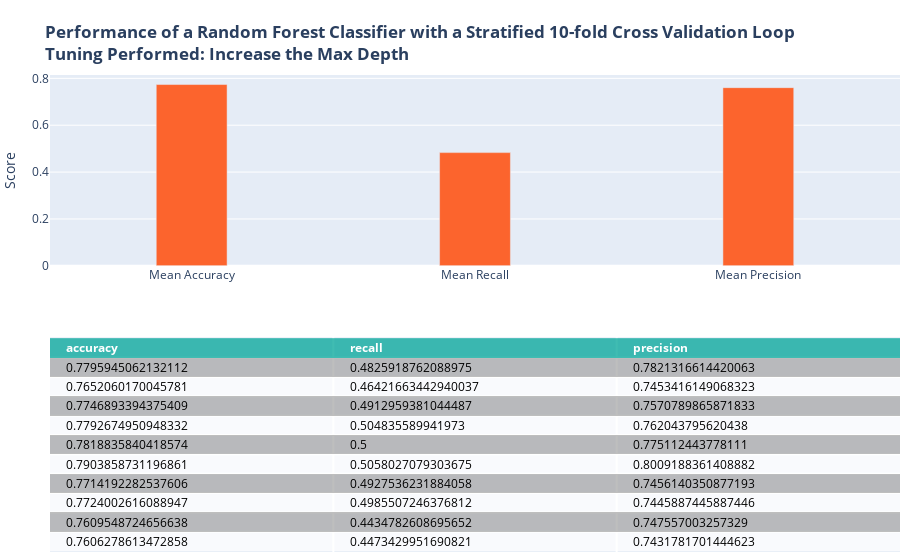

Notebook code for this chart:
### Code cell
## repeat adjusting tuning parameters to achieve better results
# increasing max depth (largely increases complexity), 
cellTitle = '<b>Performance of a Random Forest Classifier with a Stratified 10-fold Cross Validation Loop<br>Tuning Performed: Increase the Max Depth</b>'
rfcScore = []
rf_clf = RandomForestClassifier(max_depth=15, random_state=1024, n_jobs=-1)
for train,test in skf.split(X_mat,y):
    rf_clf.fit(X_mat[train],y.values.ravel()[train])
    y_hat = rf_clf.predict(X_mat[test])
    
    cm = confusion_matrix(y.loc[test],y_hat, labels=[1,0])
    rfcScore.append({'accuracy':(cm[0,0]+cm[1,1])/sum(cm.ravel()),
                'recall':cm[0,0]/(cm[0,0]+cm[0,1]),
                'precision':cm[0,0]/(cm[0,0]+cm[1,0])})
rfcScore = pd.DataFrame(rfcScore)
rfFig = plotMetrics(rfcScore, cellTitle)
rfFig.show()

### Figure 1 — Plotly figure (JSON) as saved in the notebook; plotly's stock layout.template omitted (floating-point values rounded to 4 significant figures)
{"data": [{"colorscale": [[0, "#00A699"], [0.5, "#a9a9a9"], [1, "#ffffff"]], "hoverinfo": "none", "opacity": 0.75, "showscale": false, "type": "heatmap", "z": [[0, 0, 0], [0.5, 0.5, 0.5], [1, 1, 1], [0.5, 0.5, 0.5], [1, 1, 1], [0.5, 0.5, 0.5], [1, 1, 1], [0.5, 0.5, 0.5], [1, 1, 1], [0.5, 0.5, 0.5], [1, 1, 1]]}, {"marker": {"color": "#FC642D"}, "type": "bar", "width": 0.25, "x": ["Mean Accuracy", "Mean Recall", "Mean Precision"], "xaxis": "x2", "y": [0.7736, 0.4831, 0.7604], "yaxis": "y2"}], "layout": {"annotations": [{"align": "left", "font": {"color": "#ffffff"}, "showarrow": false, "text": "<b>accuracy</b>", "x": -0.45, "xanchor": "left", "xref": "x", "y": 0, "yref": "y"}, {"align": "left", "font": {"color": "#ffffff"}, "showarrow": false, "text": "<b>recall</b>", "x": 0.55, "xanchor": "left", "xref": "x", "y": 0, "yref": "y"}, {"align": "left", "font": {"color": "#ffffff"}, "showarrow": false, "text": "<b>precision</b>", "x": 1.55, "xanchor": "left", "xref": "x", "y": 0, "yref": "y"}, {"align": "left", "font": {"color": "#000000"}, "showarrow": false, "text": "0.7795945062132112", "x": -0.45, "xanchor": "left", "xref": "x", "y": 1, "yref": "y"}, {"align": "left", "font": {"color": "#000000"}, "showarrow": false, "text": "0.4825918762088975", "x": 0.55, "xanchor": "left", "xref": "x", "y": 1, "yref": "y"}, {"align": "left", "font": {"color": "#000000"}, "showarrow": false, "text": "0.7821316614420063", "x": 1.55, "xanchor": "left", "xref": "x", "y": 1, "yref": "y"}, {"align": "left", "font": {"color": "#000000"}, "showarrow": false, "text": "0.7652060170045781", "x": -0.45, "xanchor": "left", "xref": "x", "y": 2, "yref": "y"}, {"align": "left", "font": {"color": "#000000"}, "showarrow": false, "text": "0.46421663442940037", "x": 0.55, "xanchor": "left", "xref": "x", "y": 2, "yref": "y"}, {"align": "left", "font": {"color": "#000000"}, "showarrow": false, "text": "0.7453416149068323", "x": 1.55, "xanchor": "left", "xref": "x", "y": 2, "yref": "y"}, {"align": "left", "font": {"color": "#000000"}, "showarrow": false, "text": "0.7746893394375409", "x": -0.45, "xanchor": "left", "xref": "x", "y": 3, "yref": "y"}, {"align": "left", "font": {"color": "#000000"}, "showarrow": false, "text": "0.4912959381044487", "x": 0.55, "xanchor": "left", "xref": "x", "y": 3, "yref": "y"}, {"align": "left", "font": {"color": "#000000"}, "showarrow": false, "text": "0.7570789865871833", "x": 1.55, "xanchor": "left", "xref": "x", "y": 3, "yref": "y"}, {"align": "left", "font": {"color": "#000000"}, "showarrow": false, "text": "0.7792674950948332", "x": -0.45, "xanchor": "left", "xref": "x", "y": 4, "yref": "y"}, {"align": "left", "font": {"color": "#000000"}, "showarrow": false, "text": "0.504835589941973", "x": 0.55, "xanchor": "left", "xref": "x", "y": 4, "yref": "y"}, {"align": "left", "font": {"color": "#000000"}, "showarrow": false, "text": "0.762043795620438", "x": 1.55, "xanchor": "left", "xref": "x", "y": 4, "yref": "y"}, {"align": "left", "font": {"color": "#000000"}, "showarrow": false, "text": "0.7818835840418574", "x": -0.45, "xanchor": "left", "xref": "x", "y": 5, "yref": "y"}, {"align": "left", "font": {"color": "#000000"}, "showarrow": false, "text": "0.5", "x": 0.55, "xanchor": "left", "xref": "x", "y": 5, "yref": "y"}, {"align": "left", "font": {"color": "#000000"}, "showarrow": false, "text": "0.775112443778111", "x": 1.55, "xanchor": "left", "xref": "x", "y": 5, "yref": "y"}, {"align": "left", "font": {"color": "#000000"}, "showarrow": false, "text": "0.7903858731196861", "x": -0.45, "xanchor": "left", "xref": "x", "y": 6, "yref": "y"}, {"align": "left", "font": {"color": "#000000"}, "showarrow": false, "text": "0.5058027079303675", "x": 0.55, "xanchor": "left", "xref": "x", "y": 6, "yref": "y"}, {"align": "left", "font": {"color": "#000000"}, "showarrow": false, "text": "0.8009188361408882", "x": 1.55, "xanchor": "left", "xref": "x", "y": 6, "yref": "y"}, {"align": "left", "font": {"color": "#000000"}, "showarrow": false, "text": "0.7714192282537606", "x": -0.45, "xanchor": "left", "xref": "x", "y": 7, "yref": "y"}, {"align": "left", "font": {"color": "#000000"}, "showarrow": false, "text": "0.4927536231884058", "x": 0.55, "xanchor": "left", "xref": "x", "y": 7, "yref": "y"}, {"align": "left", "font": {"color": "#000000"}, "showarrow": false, "text": "0.7456140350877193", "x": 1.55, "xanchor": "left", "xref": "x", "y": 7, "yref": "y"}, {"align": "left", "font": {"color": "#000000"}, "showarrow": false, "text": "0.7724002616088947", "x": -0.45, "xanchor": "left", "xref": "x", "y": 8, "yref": "y"}, {"align": "left", "font": {"color": "#000000"}, "showarrow": false, "text": "0.4985507246376812", "x": 0.55, "xanchor": "left", "xref": "x", "y": 8, "yref": "y"}, {"align": "left", "font": {"color": "#000000"}, "showarrow": false, "text": "0.7445887445887446", "x": 1.55, "xanchor": "left", "xref": "x", "y": 8, "yref": "y"}, {"align": "left", "font": {"color": "#000000"}, "showarrow": false, "text": "0.7609548724656638", "x": -0.45, "xanchor": "left", "xref": "x", "y": 9, "yref": "y"}, {"align": "left", "font": {"color": "#000000"}, "showarrow": false, "text": "0.4434782608695652", "x": 0.55, "xanchor": "left", "xref": "x", "y": 9, "yref": "y"}, {"align": "left", "font": {"color": "#000000"}, "showarrow": false, "text": "0.747557003257329", "x": 1.55, "xanchor": "left", "xref": "x", "y": 9, "yref": "y"}, {"align": "left", "font": {"color": "#000000"}, "showarrow": false, "text": "0.7606278613472858", "x": -0.45, "xanchor": "left", "xref": "x", "y": 10, "yref": "y"}, {"align": "left", "font": {"color": "#000000"}, "showarrow": false, "text": "0.4473429951690821", "x": 0.55, "xanchor": "left", "xref": "x", "y": 10, "yref": "y"}, {"align": "left", "font": {"color": "#000000"}, "showarrow": false, "text": "0.7431781701444623", "x": 1.55, "xanchor": "left", "xref": "x", "y": 10, "yref": "y"}], "autosize": true, "margin": {"b": 0, "l": 50, "r": 0, "t": 75}, "title": {"text": "<b>Performance of a Random Forest Classifier with a Stratified 10-fold Cross Validation Loop<br>Tuning Performed: Increase the Max Depth</b>"}, "xaxis": {"autorange": true, "dtick": 1, "gridwidth": 2, "range": [-0.5, 2.5], "showticklabels": false, "tick0": -0.5, "ticks": "", "zeroline": false}, "xaxis2": {"anchor": "y2", "autorange": true, "range": [-0.5, 2.5], "type": "category"}, "yaxis": {"autorange": true, "domain": [0, 0.45], "dtick": 1, "gridwidth": 2, "range": [10.5, -0.5], "showticklabels": false, "tick0": 0.5, "ticks": "", "zeroline": false}, "yaxis2": {"anchor": "x2", "autorange": true, "domain": [0.6, 1], "range": [0, 0.8144], "title": {"text": "Score"}, "type": "linear"}}}
